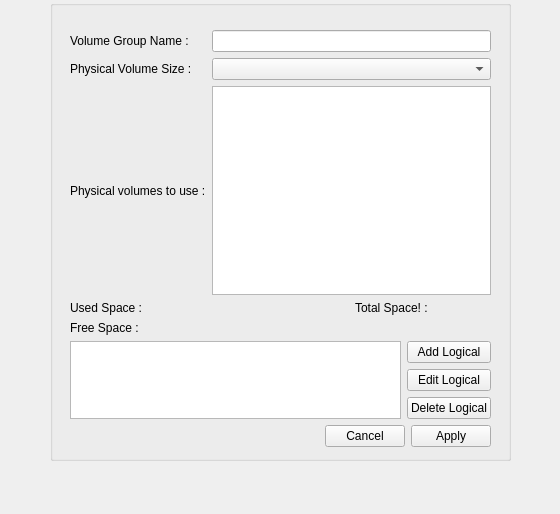
<?xml version="1.0" encoding="UTF-8"?>
<ui version="4.0">
 <class>LvmWidget</class>
 <widget class="QWidget" name="LvmWidget">
  <property name="geometry">
   <rect>
    <x>0</x>
    <y>0</y>
    <width>560</width>
    <height>514</height>
   </rect>
  </property>
  <property name="windowTitle">
   <string>Form</string>
  </property>
  <widget class="QGroupBox" name="groupBox">
   <property name="geometry">
    <rect>
     <x>50</x>
     <y>0</y>
     <width>461</width>
     <height>461</height>
    </rect>
   </property>
   <property name="title">
    <string/>
   </property>
   <widget class="QWidget" name="layoutWidget">
    <property name="geometry">
     <rect>
      <x>20</x>
      <y>30</y>
      <width>421</width>
      <height>417</height>
     </rect>
    </property>
    <layout class="QGridLayout" name="gridLayout_4">
     <item row="0" column="0">
      <layout class="QGridLayout" name="gridLayout">
       <item row="0" column="0">
        <widget class="QLabel" name="label">
         <property name="text">
          <string>Volume Group Name :</string>
         </property>
        </widget>
       </item>
       <item row="0" column="1">
        <widget class="QLineEdit" name="vg"/>
       </item>
       <item row="1" column="0">
        <widget class="QLabel" name="label_2">
         <property name="text">
          <string>Physical Volume Size :</string>
         </property>
        </widget>
       </item>
       <item row="1" column="1">
        <widget class="QComboBox" name="peSize"/>
       </item>
       <item row="2" column="0">
        <widget class="QLabel" name="label_3">
         <property name="text">
          <string>Physical volumes to use :</string>
         </property>
        </widget>
       </item>
       <item row="2" column="1">
        <widget class="QListWidget" name="pvs"/>
       </item>
      </layout>
     </item>
     <item row="1" column="0">
      <layout class="QGridLayout" name="gridLayout_3">
       <item row="0" column="0">
        <widget class="QLabel" name="label_4">
         <property name="text">
          <string>Used Space :</string>
         </property>
        </widget>
       </item>
       <item row="0" column="3">
        <widget class="QLabel" name="label_6">
         <property name="text">
          <string>Total Space! :</string>
         </property>
        </widget>
       </item>
       <item row="0" column="1">
        <widget class="QLabel" name="usedSpace">
         <property name="text">
          <string/>
         </property>
        </widget>
       </item>
       <item row="1" column="0">
        <widget class="QLabel" name="label_5">
         <property name="text">
          <string>Free Space :</string>
         </property>
        </widget>
       </item>
       <item row="1" column="1">
        <widget class="QLabel" name="freeSpace">
         <property name="text">
          <string/>
         </property>
        </widget>
       </item>
       <item row="1" column="3">
        <widget class="QLabel" name="totalSpace">
         <property name="text">
          <string/>
         </property>
        </widget>
       </item>
      </layout>
     </item>
     <item row="2" column="0">
      <layout class="QGridLayout" name="gridLayout_2">
       <item row="0" column="0" rowspan="3">
        <widget class="QListWidget" name="lvs"/>
       </item>
       <item row="0" column="1">
        <widget class="QPushButton" name="addButton">
         <property name="text">
          <string>Add Logical</string>
         </property>
        </widget>
       </item>
       <item row="1" column="1">
        <widget class="QPushButton" name="editButton">
         <property name="text">
          <string>Edit Logical</string>
         </property>
        </widget>
       </item>
       <item row="2" column="1">
        <widget class="QPushButton" name="deleteButton">
         <property name="text">
          <string>Delete Logical</string>
         </property>
        </widget>
       </item>
      </layout>
     </item>
     <item row="3" column="0">
      <layout class="QHBoxLayout" name="horizontalLayout">
       <item>
        <spacer name="horizontalSpacer">
         <property name="orientation">
          <enum>Qt::Horizontal</enum>
         </property>
         <property name="sizeHint" stdset="0">
          <size>
           <width>40</width>
           <height>20</height>
          </size>
         </property>
        </spacer>
       </item>
       <item>
        <widget class="QPushButton" name="cancelButton">
         <property name="text">
          <string>Cancel</string>
         </property>
        </widget>
       </item>
       <item>
        <widget class="QPushButton" name="applyButton">
         <property name="text">
          <string>Apply</string>
         </property>
        </widget>
       </item>
      </layout>
     </item>
    </layout>
   </widget>
  </widget>
 </widget>
 <resources/>
 <connections/>
</ui>
